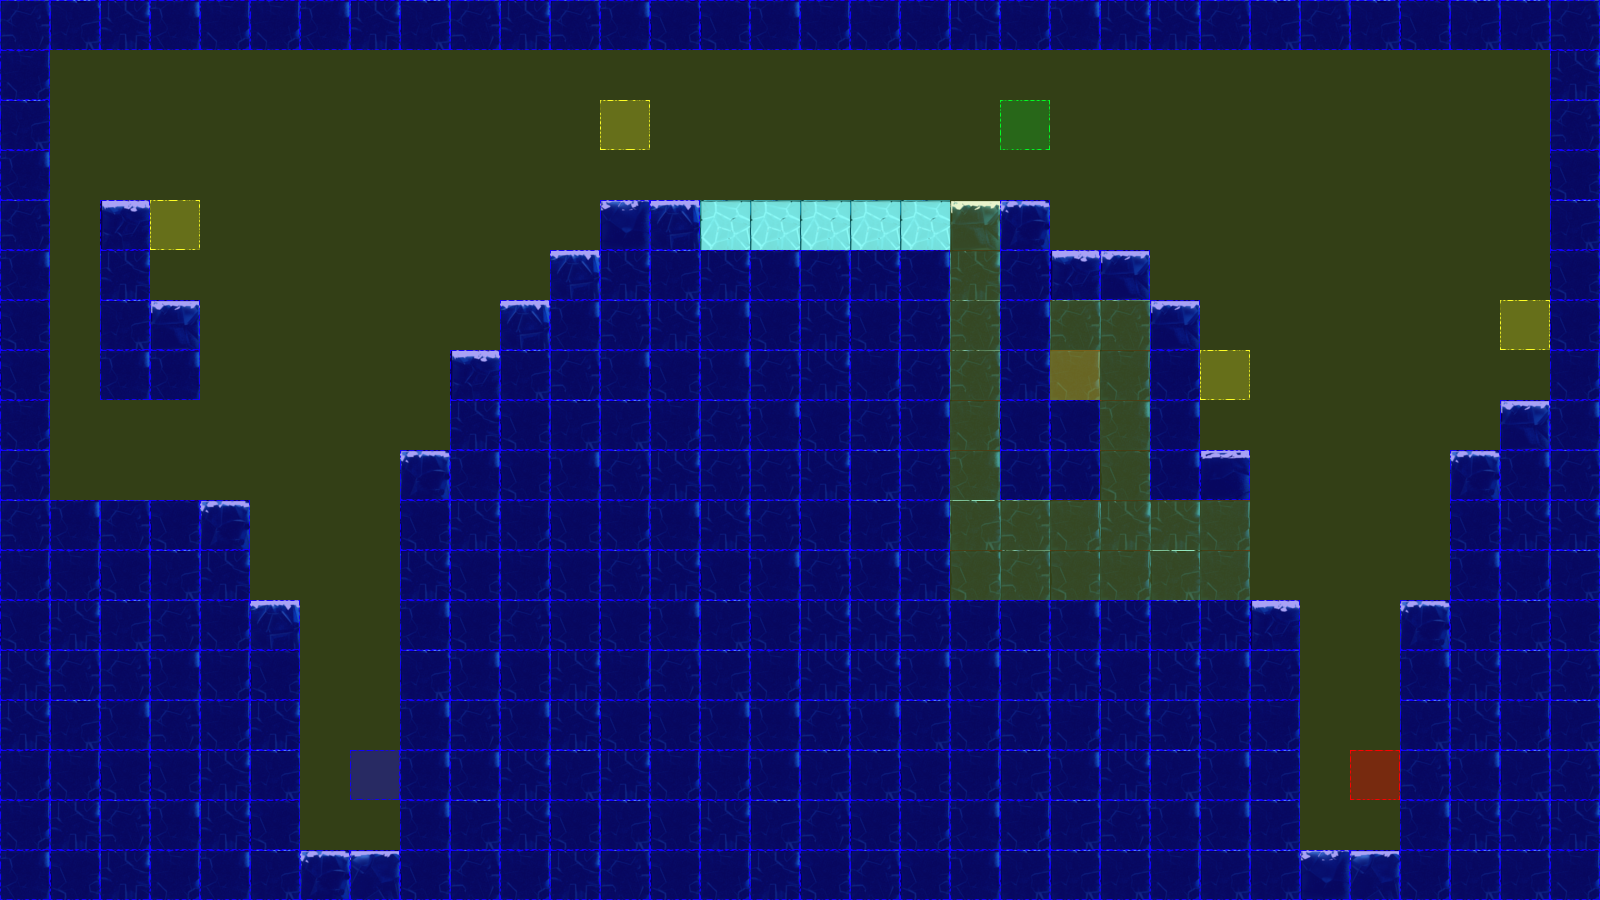

A 2D game scene composited from a Tiled map and its tileset images. What follows is a short description and the map's XML, with each tile layer's data collapsed to a summary:
An orthogonal 32x18 tile map with 50x50 px tiles, 3 tile layers (terrain, collision, event), 2 tilesets.

<map version="1.0" orientation="orthogonal" renderorder="left-up" width="32" height="18" tilewidth="50" tileheight="50" nextobjectid="3">
 <tileset firstgid="1" name="frozenPlainsTile" tilewidth="50" tileheight="50" tilecount="50" columns="10">
  <image source="tiles/iceTile.png" width="500" height="251" />
 </tileset>
 <tileset firstgid="51" name="collisionTile" tilewidth="50" tileheight="50" tilecount="12" columns="3">
  <image source="tiles/collisionTile.png" width="150" height="200" />
 </tileset>
 <layer name="terrain" width="32" height="18">
  <data>[576 cells, 363 non-empty, 14 distinct tile ids]</data>
 </layer>
 <layer name="collision" width="32" height="18">
  <data>[576 cells, 576 non-empty, 3 distinct tile ids]</data>
 </layer>
 <layer name="event" width="32" height="18">
  <data>[576 cells, 8 non-empty, 5 distinct tile ids]</data>
 </layer>
</map>
